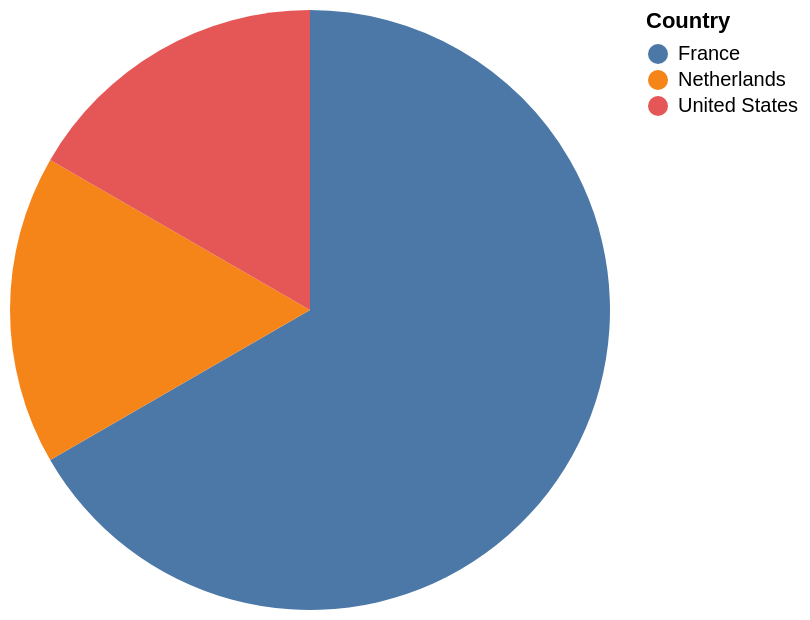

The specification (Vega-Lite) saved for this image:
### Vega-Lite specification from a JSON file in a GitHub repository (floating-point values rounded to 4 significant figures)
{"data": {"values": [{"x_data": "France", "y_data": 4}, {"x_data": "Netherlands", "y_data": 1}, {"x_data": "United States", "y_data": 1}]}, "mark": "arc", "encoding": {"theta": {"field": "y_data", "type": "quantitative", "title": "COUNT(Country)"}, "color": {"field": "x_data", "type": "nominal", "title": "Country"}}}
